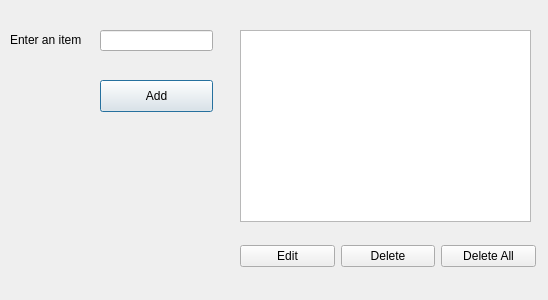
<?xml version="1.0" encoding="UTF-8"?>
<ui version="4.0">
 <class>Dialog</class>
 <widget class="QDialog" name="Dialog">
  <property name="geometry">
   <rect>
    <x>0</x>
    <y>0</y>
    <width>548</width>
    <height>300</height>
   </rect>
  </property>
  <property name="windowTitle">
   <string>Dialog</string>
  </property>
  <widget class="QLabel" name="label">
   <property name="geometry">
    <rect>
     <x>10</x>
     <y>30</y>
     <width>81</width>
     <height>20</height>
    </rect>
   </property>
   <property name="text">
    <string>Enter an item</string>
   </property>
  </widget>
  <widget class="QLineEdit" name="lineEdit">
   <property name="geometry">
    <rect>
     <x>100</x>
     <y>30</y>
     <width>113</width>
     <height>21</height>
    </rect>
   </property>
  </widget>
  <widget class="QPushButton" name="pushButtonAdd">
   <property name="geometry">
    <rect>
     <x>100</x>
     <y>80</y>
     <width>113</width>
     <height>32</height>
    </rect>
   </property>
   <property name="text">
    <string>Add</string>
   </property>
  </widget>
  <widget class="QListWidget" name="listWidget">
   <property name="geometry">
    <rect>
     <x>240</x>
     <y>30</y>
     <width>291</width>
     <height>192</height>
    </rect>
   </property>
  </widget>
  <widget class="QWidget" name="">
   <property name="geometry">
    <rect>
     <x>240</x>
     <y>240</y>
     <width>296</width>
     <height>32</height>
    </rect>
   </property>
   <layout class="QHBoxLayout" name="horizontalLayout">
    <item>
     <widget class="QPushButton" name="pushButtonEdit">
      <property name="text">
       <string>Edit</string>
      </property>
     </widget>
    </item>
    <item>
     <widget class="QPushButton" name="pushButtonDelete">
      <property name="text">
       <string>Delete</string>
      </property>
     </widget>
    </item>
    <item>
     <widget class="QPushButton" name="pushButtonDeleteAll">
      <property name="text">
       <string>Delete All</string>
      </property>
     </widget>
    </item>
   </layout>
  </widget>
 </widget>
 <resources/>
 <connections/>
</ui>
